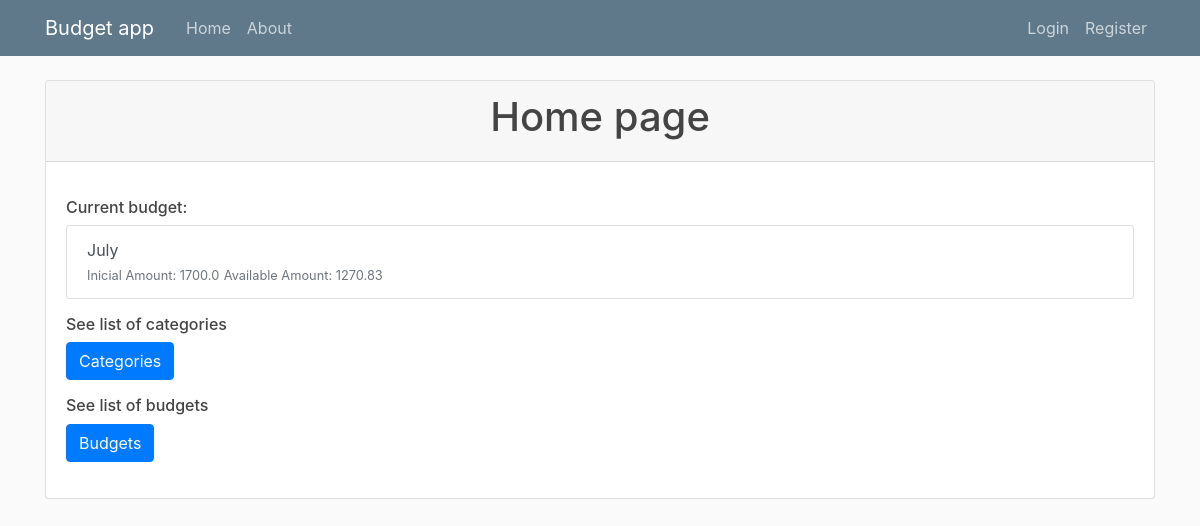
Before: / with the older database file.
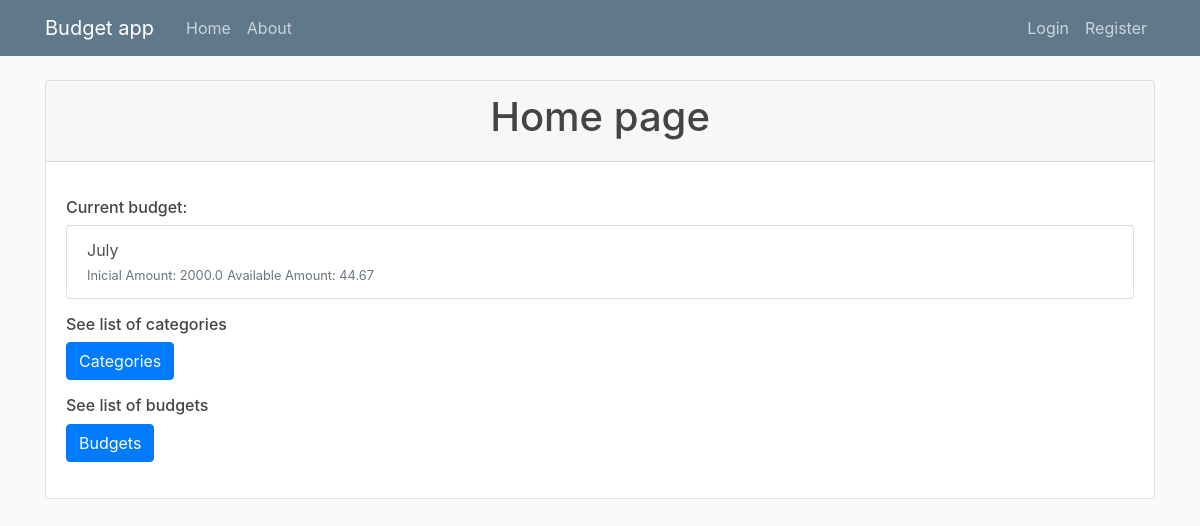
After: the same page with the newer database file.
### budget_app/models.py (models this page shows, shortened)
class Budget(db.Model):
    id  = db.Column(db.Integer,primary_key=True)
    name = db.Column(db.String)
    inicial_amount = db.Column(db.Float)
    saving_amount = db.Column(db.Float,nullable=True,default=0)
    available_amount = db.Column(db.Float,nullable=True,default=0)
    user_id = db.Column(db.Integer,db.ForeignKey('user.id'),nullable=False)

### budget_app/routes.py (the view)
@app.route('/home')
@app.route('/')
def home():
    budget = Budget.query.first()
    return render_template('home.html',budget=budget)

### budget_app/templates/home.html
{% extends "layout.html" %}
{% block content %}
<div class="card">
    <div class="card-header text-center">
        <h1>Home page</h1>
    </div>
    <div class="card-body">
        <div class="mt-3 mb-3">
            <h6>Current budget:</h6>
            <div class="list-group">
                <a href="{{ url_for('budget',budget_id=budget.id) }}" class="list-group-item list-group-item-action">
                    <div>
                        {{ budget.name }}
                    </div>
                    <small class="text-muted">Inicial Amount: {{(budget.inicial_amount | round(2))}}</small>
                    <small class="text-muted">Available Amount: {{(budget.available_amount | round(2))}}</small>
                </a>
            </div>
        </div>
        <div class="mt-3 mb-3">
            <h6> See list of categories</h6>
            <a class="btn btn-primary" role="button" href="{{ url_for('categories') }}">Categories</a>
        </div>
        <div class="mt-3 mb-3">
            <h6>See list of budgets</h6>
            <a class="btn btn-primary" role="button" href="{{ url_for('budgets') }}">Budgets</a>
        </div>
    </div>
</div>
{% endblock %}

### budget_app/templates/layout.html (shortened to what this page needs)
<!DOCTYPE html>
<html lang="en">
<head>
  <link rel="stylesheet" href="https://stackpath.bootstrapcdn.com/bootstrap/4.5.0/css/bootstrap.min.css"
>
  <link rel="stylesheet" type="text/css" href="{{url_for('static',filename='main.css')}}">
</head>
<body>
  <header class="site-header">
    <nav class="navbar navbar-expand-md navbar-dark bg-steel fixed-top">
      <div class="container">
        <a class="navbar-brand mr-4" href="/">Budget app</a>
        <div class="collapse navbar-collapse" id="navbarToggle">
          <div class="navbar-nav mr-auto">
            <a class="nav-item nav-link" href="{{ url_for('home') }}">Home</a>
            <a class="nav-item nav-link" href="{{ url_for('about') }}">About</a>
          </div>
          <div class="navbar-nav">
            {% if current_user.is_authenticated %}
              <a class="nav-item nav-link" href="{{ url_for('account') }}">Account</a>
              <a class="nav-item nav-link" href="{{ url_for('logout') }}">Logout</a>
            {% else %}
                <a class="nav-item nav-link" href="{{ url_for('login') }}">Login</a>
                <a class="nav-item nav-link" href="{{ url_for('register') }}">Register</a>
            {% endif %}
            </div>
        </div>
      </div>
    </nav>
  </header>
  <div class="container">
    {% block content %}
    {% endblock %}
  </div>
</body>
</html>

### budget_app/static/main.css (style rules this page uses)
body { background: #fafafa; color: #333333; margin-top: 5rem; }
h1, h2, h3, h4, h5, h6 { color: #444444; }
.bg-steel { background-color: #5f788a; }
.site-header .navbar-nav .nav-link { color: #cbd5db; }

Changed rows visible on the page:
changed Budget "July": inicial_amount "1700.0" → "2000.0"; available_amount "1270.83" → "44.67"
